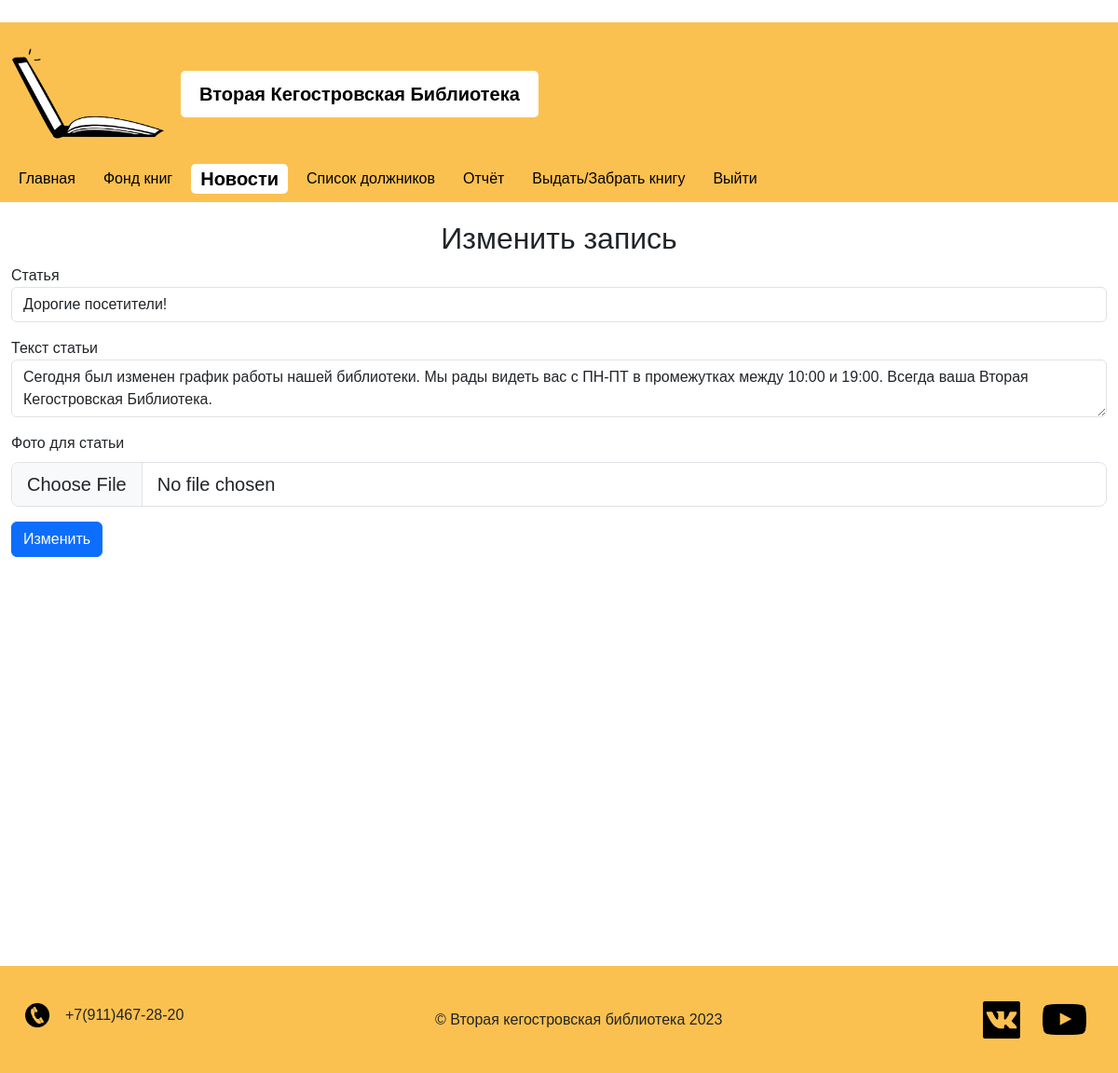
The app's page /edit/3/ (signed in), older data.
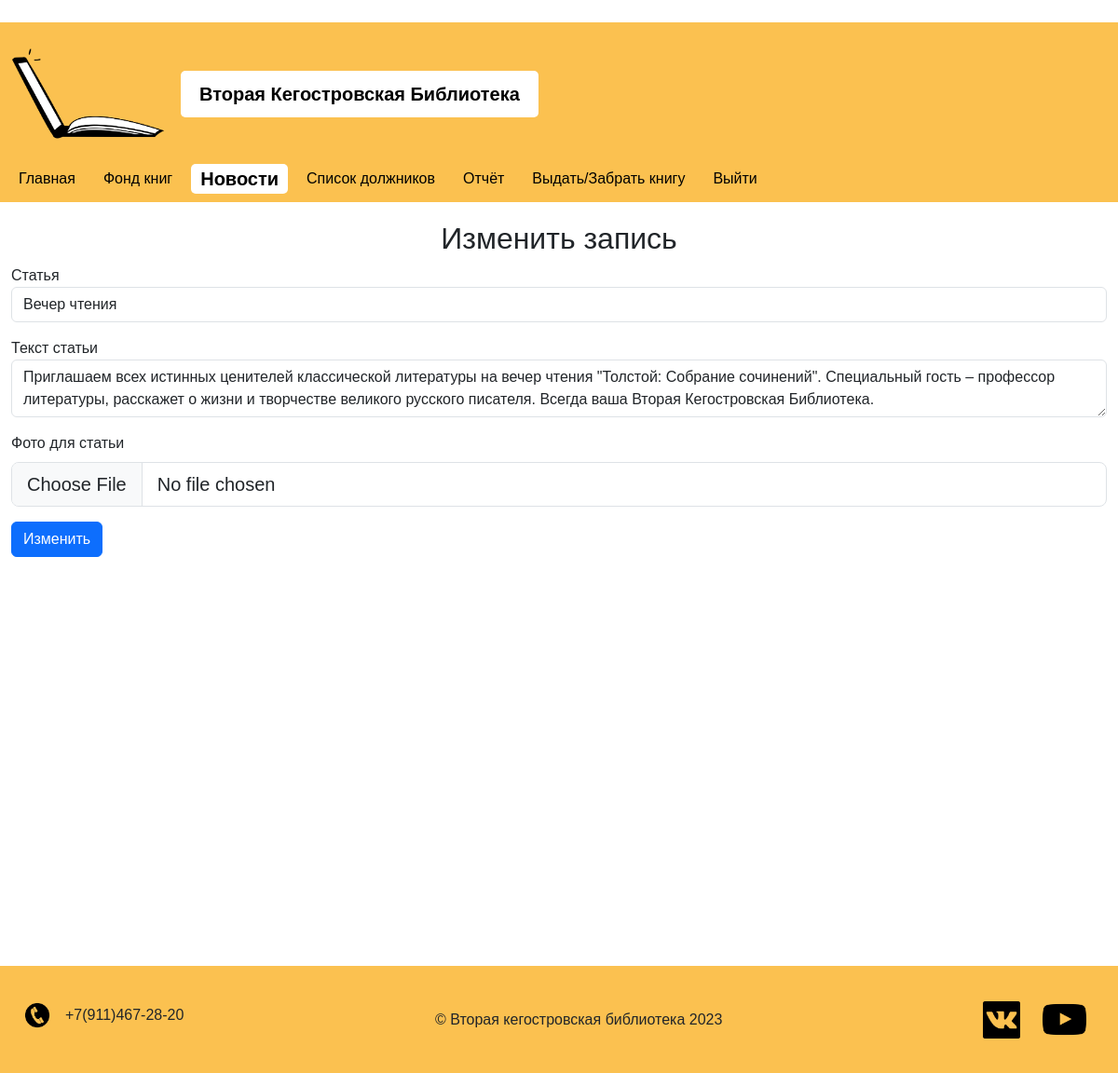
The same page, newer data.
### library/models.py (models this page shows, shortened)
class News_paper(models.Model):
    News_DateOfPub = models.DateField(auto_now_add=True, null=True)
    News_Article = models.TextField()
    News_TitleOfArticle = models.CharField(max_length=40)
    News_ArticleAuthor = models.CharField(max_length=80)
    News_Photo = models.ImageField(upload_to='media/posts/', default='media/default_post.jpg')

### library/views.py (the view)
# urls.py: path('edit/<int:news_id>/', views.edit_news, name='edit_news'),
@login_required(login_url='manager_login')
def edit_news(request, news_id):
    active_item = '�������'
    for item in menu:
        if item['title'].lower() == active_item.lower():
            item['active'] = True
        else:
            item['active'] = False
    news = get_object_or_404(News_paper, id=news_id)
    if request.method == 'POST':
        form = NewsForm(request.POST, request.FILES, instance=news)
        if form.is_valid():
            form.save()
            return redirect('news')
    else:
        form = NewsForm(instance=news)
    context={
        'menu': menu,
        'form': form
        }
    if not request.user.is_stuff:
        return redirect('permission_denied')
    return render(request, 'manager/edit_news.html', context=context)

### library/forms.py
class NewsForm(forms.ModelForm):
    class Meta:
        model = News_paper
        fields = '__all__'

### library/templates/manager/edit_news.html (shortened to what this page needs)
﻿{% extends 'base.html' %}
{% block content %}
<link href="https://cdn.jsdelivr.net/npm/bootstrap@5.3.0/dist/css/bootstrap.min.css" rel="stylesheet">
<div class="container-fluid">
    <div class="row">
        <div class="col">
            <h2 style="text-align:center">Изменить запись</h2>
            <form id="report-form" method="POST" action="{% url 'report' %}" enctype="multipart/form-data">
                <div class="mb-3">
                    <div class="form-group">
                        <label for="id_News_Article">Статья</label>
                        <input type="text" class="form-control" id="id_News_Article" name="News_Article" value="{{ form.News_TitleOfArticle.value }}" required>
                    </div>
                </div>
                <div class="mb-3">
                    <div class="form-group">
                        <label for="id_News_TitleOfArticle">Текст статьи</label>
                        <textarea class="form-control" id="id_News_TitleOfArticle" name="News_TitleOfArticle" required>{{ form.News_Article.value }}</textarea>
                    </div>
                </div>
                <div class="mb-3">
                    <div class="form-group">
                        <label for="id_News_Photo" class="form-label">Фото для статьи</label>
                        <input type="file" class="form-control form-control-lg" id="id_News_Photo" name="News_Photo" required>
                    </div>
                </div>
                <button type="submit" class="btn btn-primary">Изменить</button>
            </form>
        </div>
    </div>
</div>
{% endblock %}

Row changes from the older to the newer data that the page shows:
changed News_paper: News_Article "Дорогие посетители!" → "Вечер чтения"; News_TitleOfArticle "Сегодня был изменен график работы нашей библиотеки. Мы рады видеть вас с ПН-ПТ в промежутках между 10:00 и 19:00. Всегда ваша Вторая Кегостровская Библиотека." → "Приглашаем всех истинных ценителей классической литературы на вечер чтения \"Толстой: Собрание сочинений\". Специальный гость – профессор литературы, расскажет о жизни и творчестве великого русского писателя. Всегда ваша Вторая Кегостровская…"
